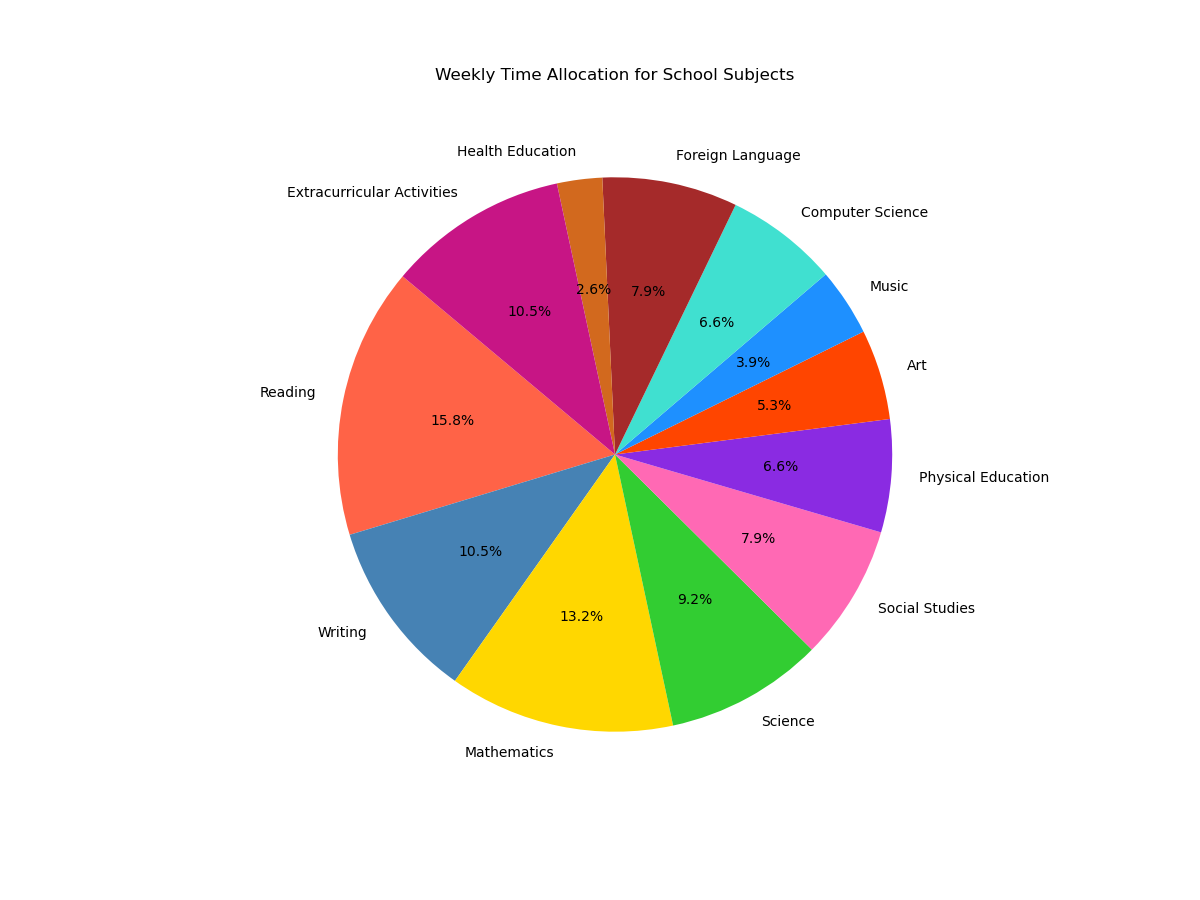

This figure's Python source:

import matplotlib.pyplot as plt

# Data
subjects = [
    'Reading', 'Writing', 'Mathematics', 'Science', 'Social Studies', 
    'Physical Education', 'Art', 'Music', 'Computer Science', 
    'Foreign Language', 'Health Education', 'Extracurricular Activities'
]
hours_per_week = [12, 8, 10, 7, 6, 5, 4, 3, 5, 6, 2, 8]
colors = [
    '#FF6347', '#4682B4', '#FFD700', '#32CD32', '#FF69B4', 
    '#8A2BE2', '#FF4500', '#1E90FF', '#40E0D0', '#A52A2A', 
    '#D2691E', '#C71585'
]

# Create a pie chart
plt.figure(figsize=(12, 9))  # Adjusting the size of the pie chart
plt.pie(hours_per_week, labels=subjects, colors=colors, startangle=140, autopct='%1.1f%%')

# Title of the pie chart
plt.title('Weekly Time Allocation for School Subjects', pad=20)

plt.show()
